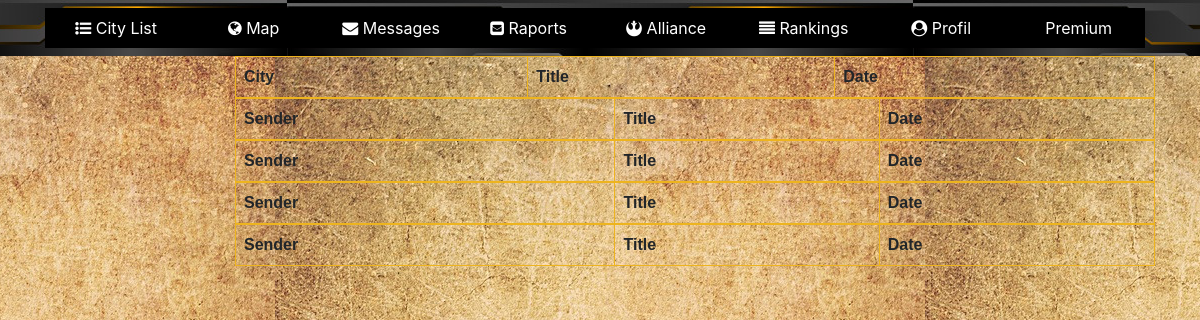
The page /raporty/ (signed in) on the database as committed earlier.
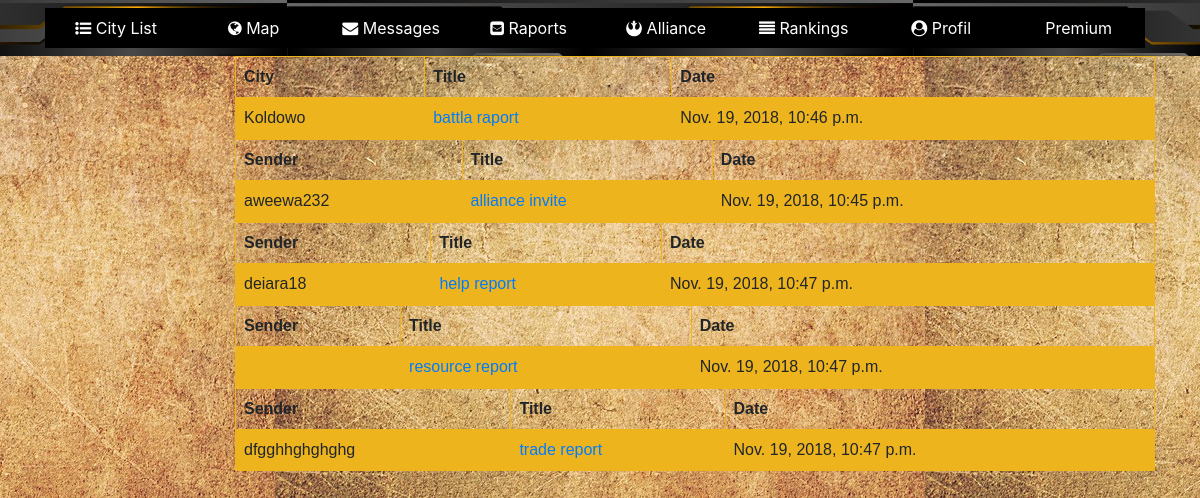
The same page on the database as committed later.
### raports/models.py (models this page shows, shortened)
class BattleRaport(models.Model):
    name = models.CharField(max_length=100, default="battle raport")
    attacker = models.ForeignKey(User, related_name='attacker', on_delete=models.CASCADE)
    defender = models.ForeignKey(User, related_name='defender', on_delete=models.CASCADE)
    created_date = models.DateTimeField(default=timezone.now)
    cityA = models.ForeignKey(cityMap.models.CityOwned, related_name='attackvillage', on_delete=models.CASCADE)
    cityD = models.ForeignKey(cityMap.models.CityOwned, related_name='defensevillage', on_delete=models.CASCADE)
    stolen_food = models.IntegerField(default=0)
    stolen_energy = models.IntegerField(default=0)
    stolen_minerals = models.IntegerField(default=0)
    stolen_special_resource = models.IntegerField(default=0)
    infantryA = models.IntegerField(default=0)
    hinfantryA = models.IntegerField(default=0)
    planesA = models.IntegerField(default=0)
    ltanksA = models.IntegerField(default=0)
    htanksA = models.IntegerField(default=0)
    motorizedA = models.IntegerField(default=0)
    infantryD = models.IntegerField(default=0)
    hinfantryD = models.IntegerField(default=0)
    planesD = models.IntegerField(default=0)
    ltanksD = models.IntegerField(default=0)
    htanksD = models.IntegerField(default=0)
    motorizedD = models.IntegerField(default=0)
    infantryAS = models.IntegerField(default=0)
    hinfantryAS = models.IntegerField(default=0)
    planesAS = models.IntegerField(default=0)
    ltanksAS = models.IntegerField(default=0)
    htanksAS = models.IntegerField(default=0)
    motorizedAS = models.IntegerField(default=0)
    infantryDS = models.IntegerField(default=0)
    hinfantryDS = models.IntegerField(default=0)
    planesDS = models.IntegerField(default=0)
    ltanksDS = models.IntegerField(default=0)
    htanksDS = models.IntegerField(default=0)
    motorizedDS = models.IntegerField(default=0)

class AllianceInvite(models.Model):
    sender = models.ForeignKey(User, related_name='senderair', on_delete=models.CASCADE)
    receiver = models.ForeignKey(User, related_name='receiverair', on_delete=models.CASCADE)
    alliance = models.ForeignKey(alliance.models.Alliance, related_name='receiver', on_delete=models.CASCADE)
    name = models.CharField(max_length=100, default="alliance invite")
    created_date = models.DateTimeField(default=timezone.now)

class HelpRaport(models.Model):
    sender = models.ForeignKey(User, related_name='senderhr', on_delete=models.CASCADE)
    receiver = models.ForeignKey(User, related_name='receiverhr', on_delete=models.CASCADE)
    name = models.CharField(max_length=100, default="help report")
    created_date = models.DateTimeField(default=timezone.now)
    city = models.ForeignKey(cityMap.models.CityOwned, related_name='cityhr', on_delete=models.CASCADE)

class SpecialResourceRaport(models.Model):
    receiver = models.ForeignKey(User, related_name='receiversrr', on_delete=models.CASCADE)
    name = models.CharField(max_length=100, default="resource report")
    created_date = models.DateTimeField(default=timezone.now)
    city = models.ForeignKey(cityMap.models.CityOwned, related_name='citysrr', on_delete=models.CASCADE)

class TradeRaport(models.Model):
    sender = models.ForeignKey(User, related_name='sendertr', on_delete=models.CASCADE)
    receiver = models.ForeignKey(User, related_name='receivertr', on_delete=models.CASCADE)
    name = models.CharField(max_length=100, default="trade report")
    city = models.ForeignKey(cityMap.models.CityOwned, related_name='citytr', on_delete=models.CASCADE)
    created_date = models.DateTimeField(default=timezone.now)

### cityMap/models.py (models this page shows, shortened)
class CityOwned(models.Model):
    cityOwner = models.ForeignKey('auth.User', on_delete=models.CASCADE)
    cityName = models.CharField(max_length=100, default="City")
    is_capital = models.BooleanField(default=False)
    pozX = models.IntegerField(default=1)
    pozY = models.IntegerField(default=1)
    ratusz = models.IntegerField(default=1)
    ratuszBudowa = models.DateTimeField(blank=True, null=True)
    ratuszBudowaTrwa = models.IntegerField(default=0)
    koszary = models.IntegerField(default=1)
    koszaryBudowa = models.DateTimeField(blank=True, null=True)
    koszaryBudowaTrwa = models.IntegerField(default=0)
    drogi = models.IntegerField(default=1)
    drogiBudowa = models.DateTimeField(blank=True, null=True)
    drogiBudowaTrwa = models.IntegerField(default=0)
    kopalnia = models.IntegerField(default=1)
    kopalniaBudowa = models.DateTimeField(blank=True, null=True)
    kopalniaBudowaTrwa = models.IntegerField(default=0)
    elektrownia = models.IntegerField(default=1)
    elektrowniaBudowa = models.DateTimeField(blank=True, null=True)
    elektrowniaBudowaTrwa = models.IntegerField(default=0)
    farmy = models.IntegerField(default=1)
    farmyBudowa = models.DateTimeField(blank=True, null=True)
    farmyBudowaTrwa = models.IntegerField(default=0)
    infantry = models.IntegerField(default=0)
    hinfantry = models.IntegerField(default=0)
    planes = models.IntegerField(default=0)
    ltanks = models.IntegerField(default=0)
    htanks = models.IntegerField(default=0)
    motorized = models.IntegerField(default=0)
    def __str__(self):
        return self.cityName

### raports/views.py (the view)
# urls.py: path('', views.raport_page, name='raport_page'),
def raport_page(request):
    battleraports = BattleRaport.objects.filter(defender=request.user).order_by('created_date')
    alliancereports = AllianceInvite.objects.filter(receiver=request.user).order_by('created_date')
    helpraports = HelpRaport.objects.filter(receiver=request.user).order_by('created_date')
    specialresourceraports = SpecialResourceRaport.objects.filter(receiver=request.user).order_by('created_date')
    tradeeraports = TradeRaport.objects.filter(receiver=request.user).order_by('created_date')
    return render(request, 'indexRaports.html', {'battleraports': battleraports, 'alliancereports': alliancereports, 'helpraports': helpraports, 'specialresourceraports': specialresourceraports, 'tradeeraports': tradeeraports})

### raports/templates/indexRaports.html
{% extends 'raports.html' %}
{% block showRaports %}
    <table>
        <tr>
            <th>City</th>
            <th>Title</th>
            <th>Date</th>
        </tr>
        {% for battleraport in battleraports %}
            <tr>
                <td>{{ battleraport.cityD }}</td>
                <td><a href='{{ battleraport.id }}/0'>{{ battleraport.name }}</a></td>
                <td>{{ battleraport.created_date }}</td>
            </tr>
        {% endfor %}
    </table>
    <table>
        <tr>
            <th>Sender</th>
            <th>Title</th>
            <th>Date</th>
        </tr>
        {% for alliancereport in alliancereports %}
            <tr>
                <td>{{ alliancereport.sender }}</td>
                <td><a href='{{ alliancereport.id }}/1'>{{ alliancereport.name }}</a></td>
                <td>{{ alliancereport.created_date }}</td>
            </tr>
        {% endfor %}
    </table>
    <table>
        <tr>
            <th>Sender</th>
            <th>Title</th>
            <th>Date</th>
        </tr>
        {% for helpraport in helpraports %}
            <tr>
                <td>{{ helpraport.sender }}</td>
                <td><a href='{{ helpraport.id }}/2'>{{ helpraport.name }}</a></td>
                <td>{{ helpraport.created_date }}</td>
            </tr>
        {% endfor %}
    </table>
    <table>
        <tr>
            <th>Sender</th>
            <th>Title</th>
            <th>Date</th>
        </tr>
        {% for specialresourceraport in specialresourceraports %}
            <tr>
                <td>{{ specialresourceraport.sender }}</td>
                <td><a href='{{ specialresourceraport.id }}/3'>{{ specialresourceraport.name }}</a></td>
                <td>{{ specialresourceraport.created_date }}</td>
            </tr>
        {% endfor %}
    </table>
    <table>
        <tr>
            <th>Sender</th>
            <th>Title</th>
            <th>Date</th>
        </tr>
        {% for tradeeraport in tradeeraports %}
            <tr>
                <td>{{ tradeeraport.sender }}</td>
                <td><a href='{{ tradeeraport.id }}/4'>{{ tradeeraport.name }}</a></td>
                <td>{{ tradeeraport.created_date }}</td>
            </tr>
        {% endfor %}
    </table>
{% endblock %}

### raports/templates/raports.html (shortened to what this page needs)
<!doctype html>
<html lang="en">
  <head>
      {% load static %}
      <link rel="stylesheet" href="https://stackpath.bootstrapcdn.com/bootstrap/4.1.3/css/bootstrap.min.css">
      <link rel="stylesheet" href="{% static 'raports/raportsCss.css' %}">
      <link href="https://maxcdn.bootstrapcdn.com/font-awesome/4.7.0/css/font-awesome.min.css" rel="stylesheet">
  </head>
  <body>
    <nav class="navbar navbar-expand-md navbar-dark" >
        <div class="container" id="borderimg1">
            <div class="collapse navbar-collapse nav-fill w-100" id="collapsibleNavbar">
                   <a class="nav-link" href="/miasto/cityList/"><i class="fa fa-list-ul"></i> City List</a>
                    <a class="nav-link" href="../mapa/"><i class="fa fa-globe"></i> Map</a>
                    <a class="nav-link" href="../wiadomosci"><i class="fa fa-envelope"></i> Messages</a>
                    <a class="nav-link" href="../raporty"><i class="fa fa-envelope-square"></i> Raports</a>
                    <a class="nav-link" href="../sojusz"><i class="fa fa-rebel"></i> Alliance</a>
                    <a class="nav-link" href="../rankingi"><i class="fa fa-align-justify"></i> Rankings</a>
                    <a class="nav-link" href="../profil"><i class="fa fa-user-circle"></i> Profil</a>
                    <a class="nav-link" href="../premium"> Premium</a>
            </div>
        </div>
    </nav>
    <div class="container" id="containerDiv">
        <div class="row">
            <div class="col-2 messagesPanel text-center">
                <div class="col-2 messagesPanel text-center">
                </div>
            </div>
            <div class="col-10 raportsPanel text-center">
                {% block showRaports %}
                {% endblock %}
            </div>
        </div>
    </div>
  </body>
</html>

### raports/static/raports/raportsCss.css (style rules this page uses)
body { background-color: #d8ac1d; background-image:url('../cityMap/assets/yellowBackground2.png'); background-position: top; }
nav { background-color: #785800; background-image:url('../cityMap/assets/yellowBackground3.png'); background-position: top; }
nav div { float:left; width:7em; padding-right:10px; }
nav div a { color: white; }
nav div a:link { display: block; width: 100%; text-align:center; padding: 8px 8px 8px 0.8em; background-color: #000; color: white; color: #FFFFFF; text-decoration: none; }
.navbar .navbar-collapse { text-align: center; }
table { font-family: arial, sans-serif; border-collapse: collapse; width: 100%; }
td, th { border: 1px solid #edb41e; text-align: left; padding: 8px; }
tr:nth-child(even) { background-color: #edb41e; }

Rows that differ between the two databases and show on the page:
added BattleRaport: cityD "Koldowo", name "battla raport", created_date "Nov. 19, 2018, 10:46 p.m."
added AllianceInvite: sender "aweewa232", name "alliance invite", created_date "Nov. 19, 2018, 10:45 p.m."
added HelpRaport: sender "deiara18", name "help report", created_date "Nov. 19, 2018, 10:47 p.m."
added SpecialResourceRaport: name "resource report", created_date "Nov. 19, 2018, 10:47 p.m."
added TradeRaport: sender "dfgghhghghghg", name "trade report", created_date "Nov. 19, 2018, 10:47 p.m."
